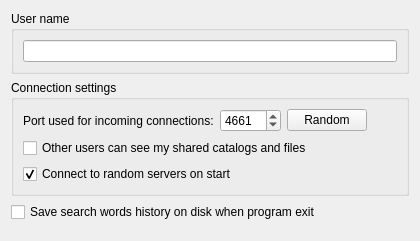
          <widget class="QWidget" name="scrollAreaWidgetContents_5">
           <property name="geometry">
            <rect>
             <x>0</x>
             <y>0</y>
             <width>420</width>
             <height>241</height>
            </rect>
           </property>
           <layout class="QVBoxLayout" name="verticalLayout_39">
            <item>
             <layout class="QHBoxLayout" name="horizontalLayout_9">
              <item>
               <widget class="QGroupBox" name="Username">
                <property name="title">
                 <string>User name</string>
                </property>
                <layout class="QVBoxLayout" name="verticalLayout_31">
                 <item>
                  <widget class="QLineEdit" name="editUserName"/>
                 </item>
                </layout>
               </widget>
              </item>
             </layout>
            </item>
            <item>
             <layout class="QHBoxLayout" name="horizontalLayout_12">
              <item>
               <widget class="QGroupBox" name="groupBox_9">
                <property name="title">
                 <string>Connection settings</string>
                </property>
                <layout class="QGridLayout" name="gridLayout_15">
                 <item row="0" column="0" rowspan="2">
                  <layout class="QHBoxLayout" name="horizontalLayout_7">
                   <item>
                    <widget class="QLabel" name="label_25">
                     <property name="text">
                      <string>Port used for incoming connections:</string>
                     </property>
                    </widget>
                   </item>
                   <item>
                    <widget class="QSpinBox" name="emuleSpinPort">
                     <property name="minimum">
                      <number>1</number>
                     </property>
                     <property name="maximum">
                      <number>65535</number>
                     </property>
                     <property name="value">
                      <number>4661</number>
                     </property>
                    </widget>
                   </item>
                   <item>
                    <widget class="QPushButton" name="emuleRandomButton">
                     <property name="text">
                      <string>Random</string>
                     </property>
                    </widget>
                   </item>
                   <item>
                    <spacer name="horizontalSpacer_15">
                     <property name="orientation">
                      <enum>Qt::Horizontal</enum>
                     </property>
                     <property name="sizeType">
                      <enum>QSizePolicy::Preferred</enum>
                     </property>
                     <property name="sizeHint" stdset="0">
                      <size>
                       <width>40</width>
                       <height>20</height>
                      </size>
                     </property>
                    </spacer>
                   </item>
                  </layout>
                 </item>
                 <item row="4" column="0">
                  <widget class="QCheckBox" name="checkEmuleSD">
                   <property name="text">
                    <string>Other users can see my shared catalogs and files</string>
                   </property>
                  </widget>
                 </item>
                 <item row="5" column="0">
                  <widget class="QCheckBox" name="checkRandomServers">
                   <property name="text">
                    <string>Connect to random servers on start</string>
                   </property>
                   <property name="checked">
                    <bool>true</bool>
                   </property>
                  </widget>
                 </item>
                </layout>
               </widget>
              </item>
             </layout>
            </item>
            <item>
             <widget class="QCheckBox" name="checkSaveSearchKeywords">
              <property name="text">
               <string>Save search words history on disk when program exit</string>
              </property>
             </widget>
            </item>
            <item>
             <spacer name="verticalSpacer_3">
              <property name="orientation">
               <enum>Qt::Vertical</enum>
              </property>
              <property name="sizeHint" stdset="0">
               <size>
                <width>20</width>
                <height>40</height>
               </size>
              </property>
             </spacer>
            </item>
           </layout>
          </widget>
